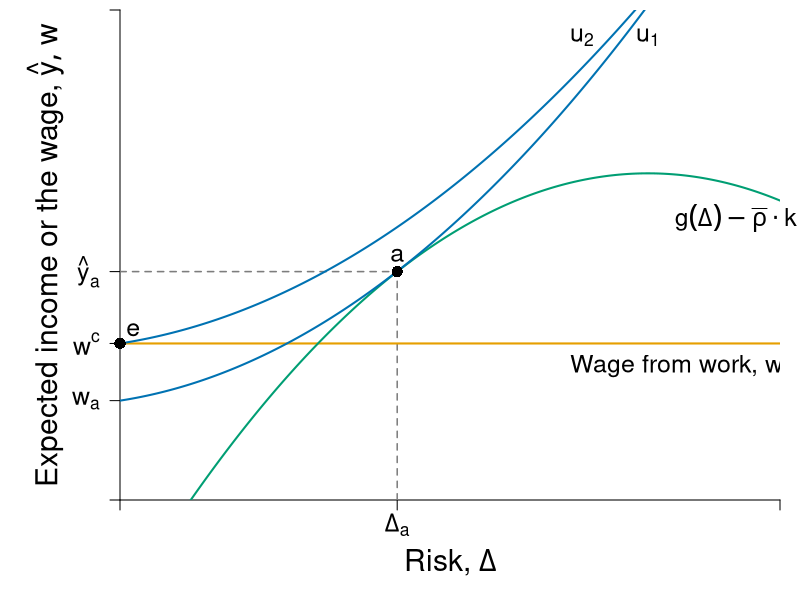

Write the R code that produced this figure.
require(shape)
pdf(file = "capitalism/risk_comparison_initial.pdf", width = 9, height = 7)

#Set parameters for graphics
axislabelsize <- 1.8
labelsize <- 1.5
namesize <- 1.8
annotatesize <- 1.5
graphlinewidth <- 2
segmentlinewidth <- 1.5
a <- c(2, 4, 6)


COL <- c("#7fc97f", "#beaed4", "#fdc086", "#ffff99", "#386cb0", "#f0027f", "#bf5b17", "#666666")
COLA <- c("#e0f3db", "#99d8c9","#66c2a4","#41ae76", "#238b45", "#005824")
COLB <- c("#c6dbef", "#4eb3d3", "#2b8cbe", "#0868ac","#084081")
COLC <- c("#fcfbfd", "#efedf5", "#dadaeb", "#bcbddc", "#9e9ac8", "#807dba", "#6a51a3", "#54278f", "#3f007d")
grays <- gray.colors(25, start = 1, end = 0, alpha = 1)
CBCols <- c("#009E73","#0072B2","#E69F00","#CC79A7", "#F0E442")


par(mar =  c(5, 6, 0.5, 1))
xlims <- c(0, 15)
ylims <- c(0, 18)

riskreturn <- function(g, int1 = 14, int2 = 4, coeff = 1/3){
  int1 - (int2 - (coeff)*g)^2
}

uA <- function(omega, g, slope = 0.5){
  omega + omega*g  - slope*g^2
}

indiffA <- function(g, intercept = 3, slope1 = 0.25, slope2 = 0.12){
  intercept  + slope1*g + slope2*g^2
}

indiffA2 <- function(g, intercept = 3, slope1 = 0.25, slope2 = 0.05){
  intercept  + slope1*g + slope2*g^2
}

#Plot command 
plot(0, 0, xlim = xlims, ylim = ylims, 
     type = "n",
     xlab = expression(paste("")),
     ylab = expression(paste("")), 
     axes = FALSE,
     # xlab = expression(paste("Bob's Payoff, ", u^B)),
     # ylab = expression(paste("Alfredo's Payoff, ", u^A)),
     #xaxt = "n", 
     #yaxt = "n", 
     cex.lab = axislabelsize, 
     bty = "n", 
     xaxs = "i", 
     yaxs = "i"
)


#Customize ticks and labels for the plot
ticksx <- c(0, 6.3, xlims[2])
xlabels <- c(NA, expression(paste(Delta[a])), NA)
ticksy <- c(0, 3.65, 5.75, riskreturn(int1 = 12, 6.3), ylims[2])
ylabels <- c(NA, expression(paste(w[a])), expression(paste(w^c)),  expression(paste(hat(y)[a])), NA)

axis(1, at = ticksx, pos = 0, labels = xlabels, cex.axis = labelsize)
axis(2, at = ticksy, pos = 0, labels = ylabels, las = 1, cex.axis = labelsize)

#Axis labels and draw linear utility function
mtext(expression(paste("Risk, ", Delta)), side = 1, line = 3, cex = axislabelsize)
text(-1.7, 0.5*ylims[2], expression(paste("Expected income or the wage, ", list(hat(y), w))), xpd = TRUE, cex = axislabelsize, srt = 90) 


npts <- 500 
xx1 <- seq(xlims[1], xlims[2], length.out = npts)

#Add points a, b, c and d
segments(6.3, 0, 6.3, riskreturn(g = 6.3, int1 = 12), lty = 2, col = grays[20], lwd = segmentlinewidth)
segments(0, riskreturn(g = 6.3, int1 = 12), 6.3, riskreturn(g = 6.3, int1 = 12), lty = 2, col = grays[20], lwd = segmentlinewidth)

#text(5.6 + 0.25, riskreturn(g = 5.6) - 0.3, expression(A), cex = labelsize)
# 


# segments(7.25, 0, 7.25, riskreturn(g = 7.25, int1 = 15) , lty = 2, col = grays[20], lwd = segmentlinewidth)
# segments(0, riskreturn(g = 7.25, int1 = 15) , 7.25, riskreturn(g = 7.25, int1 = 15) , lty = 2, col = grays[20], lwd = segmentlinewidth)
#text(7 + 0.25, riskreturn(g = 7.5, int1 = 15) - 1, expression(B), cex = labelsize)

#Segment for next best wage offer
# segments(0, 5.75, xlims[2], 5.75, lty = 2, col = "gray", lwd = segmentlinewidth)
# 
# 
# points(12, riskreturn(int1 = 15, g = 12), pch = 16, col = "black", cex = 1.5)
# 
# points(12, riskreturn(int1 = 5.7, g = 12), pch = 16, col = "black", cex = 1.5)

#Segment for next best wage offer
segments(0, 5.75, xlims[2], 5.75, lty = 1, col = CBCols[3], lwd = graphlinewidth)

text(12.75, 5, expression(paste("Wage from work, ", w^c)), cex = labelsize)

lines(xx1, riskreturn(xx1, int1 = 12), col = CBCols[1], lwd = graphlinewidth, lty = 1)
#lines(xx1, riskreturn(xx1, int1 = 15), col = CBCols[1], lwd = graphlinewidth, lty = 1)
#lines(xx1, indiffA(xx1, intercept = 4.4), col = COLB[3], lwd = graphlinewidth, lty = 1)
#lines(xx1, indiffA(xx1, intercept = 8), col = COLB[3], lwd = graphlinewidth, lty = 1)
lines(xx1, indiffA2(xx1, intercept = 3.65, slope2 = 0.08), col = CBCols[2], lwd = graphlinewidth, lty = 1)
#lines(xx1, indiffA2(xx1, intercept = 7.8, slope2 = 0.055), col = CBCols[2], lwd = graphlinewidth, lty = 1)
lines(xx1, indiffA2(xx1, intercept = 5.75, slope2 = 0.068), col = CBCols[2], lwd = graphlinewidth, lty = 1)

# points
# points(7.25, riskreturn(g = 7.25, int1 = 15) , pch = 16, col = "black", cex = 1.5)
points(6.3, riskreturn(g = 6.3, int1 = 12), pch = 16, col = "black", cex = 1.5)
points(0, 5.75, pch = 16, col = "black", cex = 1.5, xpd = TRUE)


#Label risk return schedule
#text(14, riskreturn(g = 14), expression(paste(g(Delta) - rho%.%K) ), cex = labelsize, xpd = TRUE)

text(14, riskreturn(int1 = 12, g = 14)-1.2, expression(paste(g(Delta) - bar(rho)%.%k) ), cex = labelsize, xpd = TRUE)

#Arrows(12.5, riskreturn(int1 = 15, g = 12) - 0.6, 12.5, riskreturn(int1 = 12, g = 12) + 0.5, col = "black", lty = 1, lwd = 2, arr.type = "triangle", arr.lwd = 0.5, code = 3)
#text(11.1, 13.5, expression(paste(bar(rho)%.%K - rho%.%K)), cex = labelsize, xpd = TRUE)
# text(13.5, 9.7, expression(paste(m)), cex = labelsize)

#Label value functions
text(6.3, riskreturn(int1 = 12, 6.3) + 0.6, expression(a), cex = labelsize)
#text(7.25, riskreturn(int1 = 15, 7.25) + 0.8, expression(a^1), cex = labelsize)
text(12, 17, expression(u[1]), cex = labelsize)
text(10.5, 17, expression(u[2]), cex = labelsize)

text(0.3, 5.75 + 0.5, expression(e), cex = labelsize)


dev.off()
